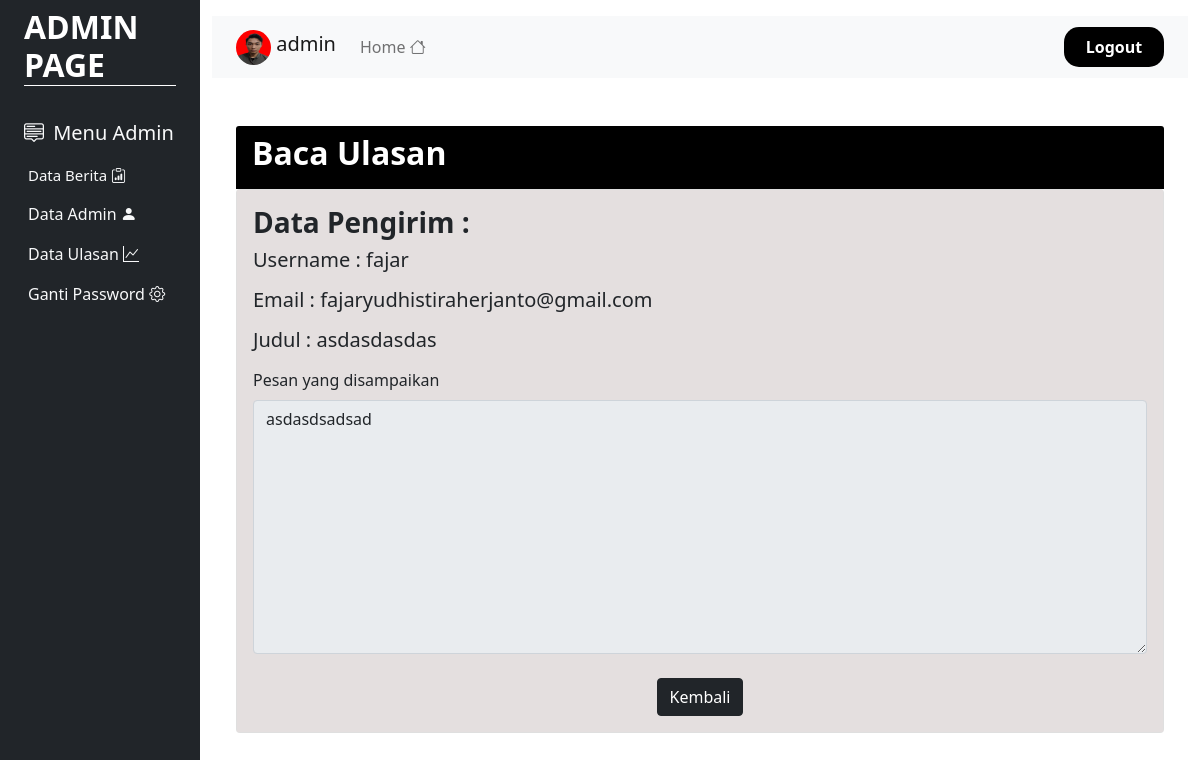
The page /admin/viewulasanpage.php?id_ulasan=4 (signed in) on the database its author committed.
### tables this page shows
CREATE TABLE `user` (
  `id` varchar(30) NOT NULL,
  `username` varchar(50) NOT NULL,
  `email` varchar(50) NOT NULL,
  `jeniskelamin` enum('Laki-Laki','Perempuan','','') NOT NULL,
  `pekerjaan` varchar(50) NOT NULL,
  `password_user` varchar(50) NOT NULL,
  `thumbnail` varchar(255) NOT NULL,
  `level_user` varchar(15) NOT NULL
);

CREATE TABLE `ulasan` (
  `id_ulasan` int(11) NOT NULL,
  `id_user` varchar(50) NOT NULL,
  `judul_ulasan` varchar(255) NOT NULL,
  `content` text NOT NULL
);

### admin/viewulasanpage.php (the view, shortened to what this page needs)
<!DOCTYPE html>
<html lang="en">
<head>
    <link rel="stylesheet" href="../css/bootstrap.min.css">
      <link rel="stylesheet" href="https://cdn.jsdelivr.net/npm/bootstrap-icons@1.8.1/font/bootstrap-icons.css">
</head>
<body>
<?php
    include "../koneksi.php";
    $query = mysqli_query($koneksi, "SELECT * FROM  user WHERE id='$_SESSION[id]'");
    $data = mysqli_fetch_array($query);
    ?>
    <div class="container-fluid">
    <div class="row flex-nowrap">
        <div class="col-auto col-md-3 col-xl-2 px-sm-2 px-0 bg-dark ">
            <div class="d-flex flex-column align-items-center align-items-sm-start px-3 pt-2 text-white min-vh-100">
                <a href="# "class="d-flex align-items-center pb-3 mb-md-0 me-md-auto text-white text-decoration-none">
                    <h2 class="fw-bold d-none d-sm-inline" style="border-bottom:1px solid white; width:100%;">ADMIN PAGE</h2>
                </a>
                <ul class="nav nav-pills flex-column mb-sm-auto mb-0 align-items-center align-items-sm-start" id="menu">
                    <li>
                        <a href="#submenu1" data-bs-toggle="collapse" class="nav-link px-0 align-middle" style="font-size:20px;">
                           <i class="bi bi-menu-up text-light"></i> <span class="ms-1 d-none d-sm-inline text-light">Menu Admin</span> </a>
                        <ul class="collapse show nav flex-column ms-1" id="submenu1" data-bs-parent="#menu">
                            <li class="w-100">
                                <a href="databeritapage.php" class="nav-link px-0 text-light" style="font-size:15px;"> <span class="d-none d-sm-inline">Data Berita</span> <i class="bi bi-clipboard-data"></i></a>
                            </li>
                            <li>
                                <a href="menudataadminpage.php" class="nav-link px-0 text-light" style="font: size 15px;"> <span class="d-none d-sm-inline">Data Admin</span> <i class="bi bi-person-fill"></i> </a>
                            </li>
                            <li>
                                <a href="dataulasanpage.php" class="nav-link px-0 text-light" style="font: size 15px;"> <span class="d-none d-sm-inline">Data Ulasan </span><i class="bi bi-graph-up"></i></a>
                            </li>
                             <li>
                                <a href="gantipasswordadmin.php" class="nav-link px-0 text-light" style="font: size 15px;"> <span class="d-none d-sm-inline">Ganti Password</span> <i class="bi bi-gear"></i> </a>
                            </li>
                        </ul>
                    </li>
                </ul>
            </div>
        </div>
        <div class="col py-3">
    <nav class="navbar navbar-expand-lg navbar-light bg-light">
  <div class="container-fluid">
    <a class="navbar-brand">
      <img src="../images/<?=$data['thumbnail']?>" style="width :35px; height:35px; border-radius:50%;" class="d-inline-block align-text-top">
      <?=$data['username']?>
    </a>
     <div class="collapse navbar-collapse" id="navbarNav">
    <ul class="navbar-nav">
         <li class="nav-item">
          <a class="nav-link" href="indexadmin.php">Home <i class="bi bi-house"></i></a>
        </li>
</ul>
<ul class="navbar-nav ms-auto">
        <li class="nav-item" style="width:100px; background-color:black; text-align:center; border-radius:15px;">
          <a class="nav-link active fw-bold" aria-current="page" href="logout.php" style="color:white;">Logout</a>
        </li>
    </ul>
  </div>
</div>
</nav>
        <?php
if (isset($_GET['id_ulasan'])) {
include "../koneksi.php";
$id = $_GET['id_ulasan'];
$query = mysqli_query($koneksi,"SELECT * FROM ulasan INNER JOIN user ON ulasan.id_user=user.id WHERE id_ulasan ='$id'");
$data = mysqli_fetch_array($query);
?>
 <div class="container my-5">
            <div class="row">
                <div class="col-md-12">
                    <div class="card border-0">
                        <div class="card-header" style="background-color:black;">
                            <div class="d-flex justify-content-between">
                                <h2 class="fw-bold text-white">Baca Ulasan</h2>
                            </div>
                        </div>
                        <div class="card">
                            <div class="card-body" style="background-color:#e4dfdf;">
                              <form>
                                  <h3 class="fw-bold"> Data Pengirim :</h3>
                              <div class="mb-2">
                                    <h5><label for="usename" class="form-label">Username :</label>
                                    <?php echo $data['username']?></h5>
                                </div>
                                <div class="mb-2">
                                <h5><label for="email" class="form-label"> Email :</label>
                                    <?php echo $data['email']?></h5>
                                </div>
                                <div class="mb-4">
                                    <h5><label for="content" class="form-label">Judul :</label>
                                    <?php echo $data['judul_ulasan']?></h5>
                                    <label for="content" class="form-label">Pesan yang disampaikan</label>
                                    <textarea name="content" id="content" cols="30" rows="10" class="form-control" disabled><?= $data['content']?></textarea>
                                </div>
                                <div class="text-center">
                                    <a href="dataulasanpage.php" class="btn btn-dark text-white">Kembali</a>
                                </div>
                               </form>
                            </div>
                        </div>
                    </div>
                </div>
            </div>
        </div>
    </div>
<?php
}
?>
</body>
</html>

### rows shown on the page
user: thumbnail (picture), username "admin"
ulasan: id_user.username "fajar", id_user.email "fajaryudhistiraherjanto@gmail.com", judul_ulasan "asdasdasdas", content "asdasdsadsad"
